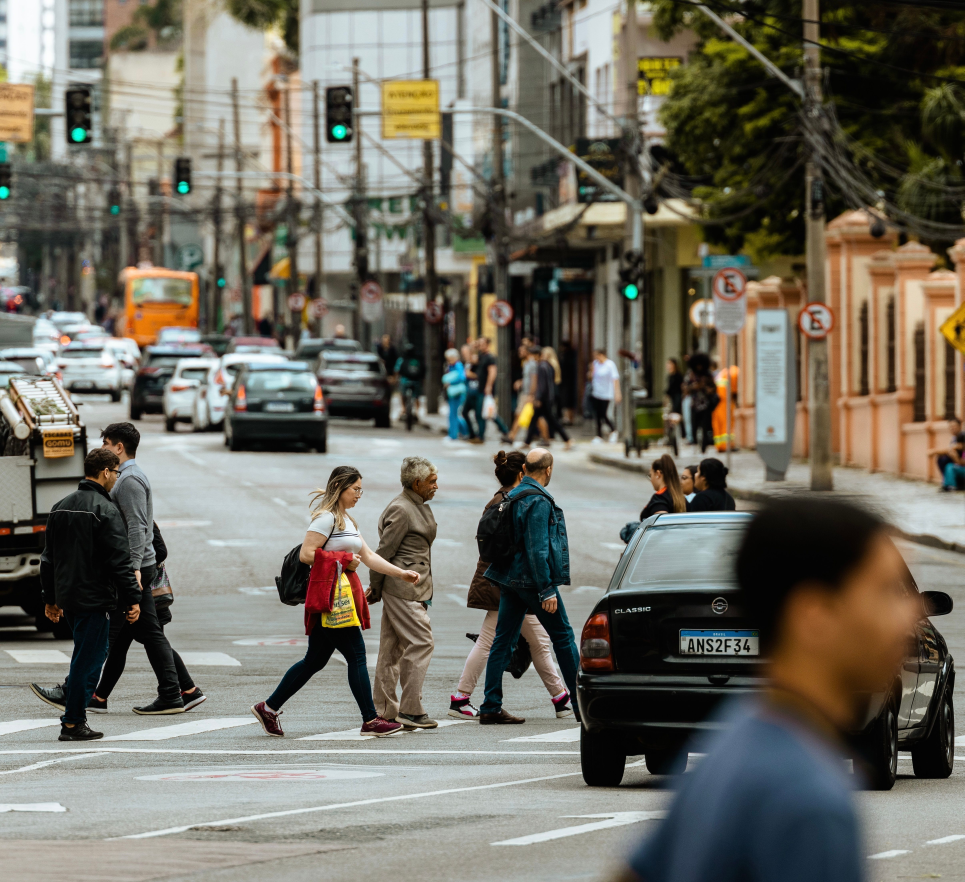
#> input picture iotramdom/pedes.jpg, 4821 x 4410 px, found by its file name (shown at 1/5 size)
$ python day27prog3.py
#> lines starting #> are read from the running program, lines starting #| are printed output that depends on the picture; after the words box and inside, x2 and y2 are one past the last pixel; in counts of white or black regions, pixels touching at a corner belong together
import cv2
import imutils

hog = cv2.HOGDescriptor()
hog.setSVMDetector(cv2.HOGDescriptor_getDefaultPeopleDetector())

image = cv2.imread(r"C:\Users\lokes\OneDrive\Desktop\RandomElecTheory\iotramdom\pedes.jpg")
#> image is the input picture: shape (4410, 4821, 3); mean B, G, R 98.9, 109.9, 112.9
image = imutils.resize(image, width=min(400, image.shape[1]))
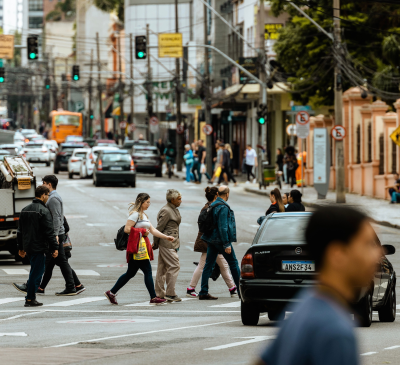
#> image: shape (365, 400, 3); mean B, G, R 98.9, 109.9, 112.9

(regions, _) = hog.detectMultiScale(image, winStride=(4, 4), padding=(4, 4), scale=1.05)
#> regions = [[178, 165, 77, 155], [121, 177, 76, 151], [3, 165, 81, 161]]

for x, y, w, h in regions:
    cv2.rectangle(image, (x, y), (x+w, y+h), (0, 0, 255), 2)
#> this loop made 3 passes
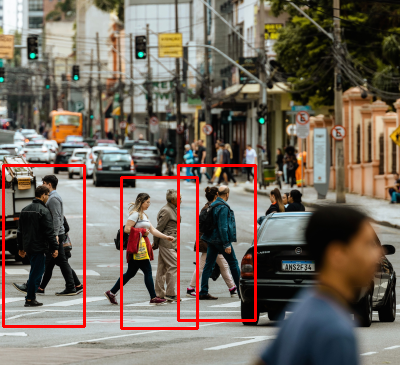
#> image: shape (365, 400, 3); 2.86% of pixels changed, all inside (x1, y1, x2, y2) = (2, 164, 257, 330)

cv2.imshow("Image", image)
cv2.waitKey(0)
cv2.destroyAllWindows()

$ run again, with iotramdom/cleaned_bilateral.jpg copied over iotramdom/pedes.jpg
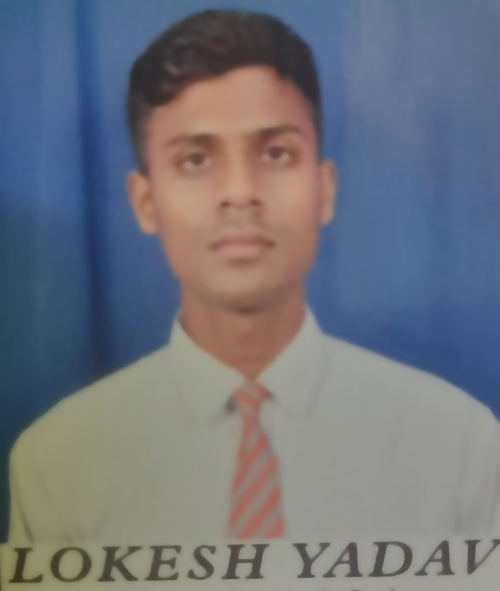
#> input picture iotramdom/cleaned_bilateral.jpg, 500 x 591 px, found by its file name
#> image is the input picture: shape (591, 500, 3); mean B, G, R 124.8, 115.4, 111.8
#> regions = [[180, 83, 107, 214], [95, 90, 107, 215]]
#> the loop `for x, y, w, h in regions:` made 2 passes
#> after the loop `for x, y, w, h in regions:`:
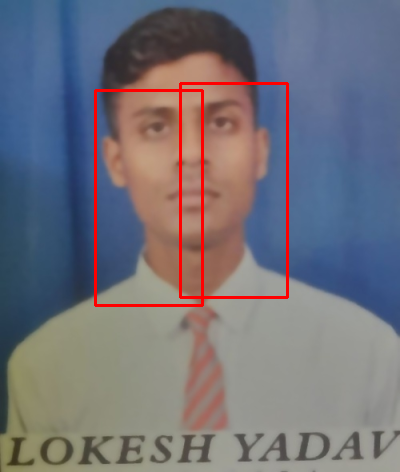
#> image: shape (472, 400, 3); mean B, G, R 122.4, 113, 114.4

$ run again, with iotramdom/images.jpg copied over iotramdom/pedes.jpg
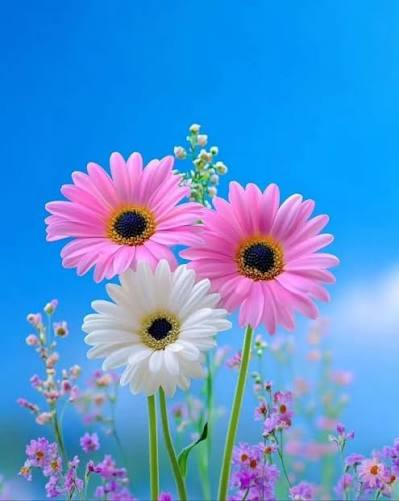
#> input picture iotramdom/images.jpg, 399 x 501 px, found by its file name
#> image is the input picture: shape (501, 399, 3); mean B, G, R 214.2, 147.7, 84.4
#> regions = [[90, 117, 75, 151]]
#> the loop `for x, y, w, h in regions:` made 1 pass
#> after the loop `for x, y, w, h in regions:`:
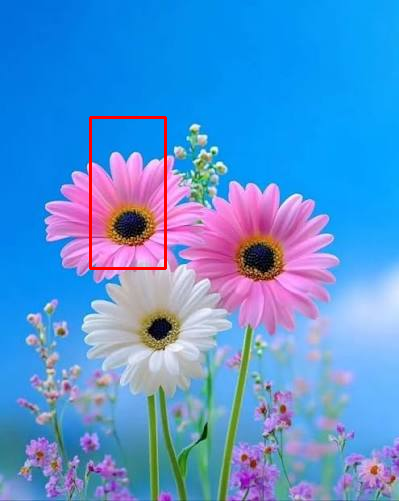
#> image: shape (501, 399, 3); 0.68% of pixels changed, all inside (x1, y1, x2, y2) = (89, 116, 167, 270)
